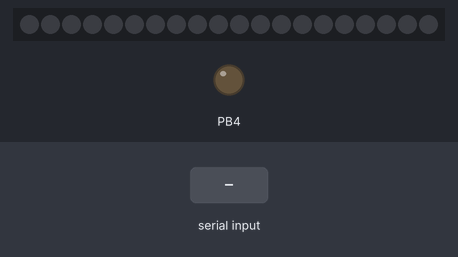
This program was run on a simulated ATmega644, built with avr-gcc and emulated at 16 MHz. Shown: 20 RGB LEDs in strip order, left to right, output pins drawn as LEDs (lit = HIGH). Wiring (inferred from the names in the program): WS2812 LEDs: data PD4. The test bench sets the inputs (shaded band). Dim RGB values are drawn brighter than linear; random numbers use the default seed unless the program sets one; pins used as bus, display or sensor lines are not drawn; what the program prints to the serial monitor is not drawn.

Above: at 1.2 s.
1.3 s: "1\n" received over Serial
At 5.6 s:
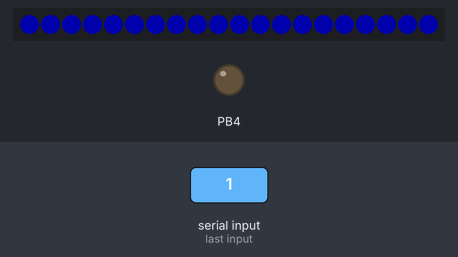
At 7.1 s:
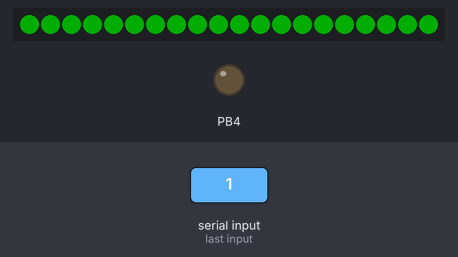
7.3 s: byte 13 ('\r') received over Serial
At 8.7 s:
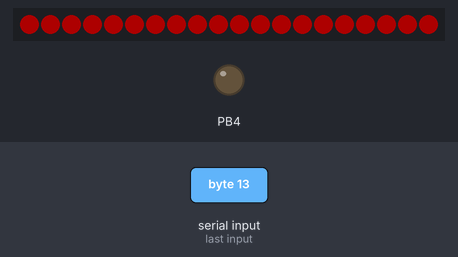
Timing chart, 0 to 10.3 s (numbered marks = the images above; inputs shaded):
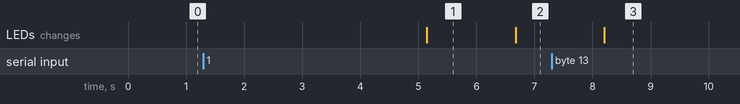

The program:

main.cpp
```cpp
/*
 * ws2812b_controller.cpp
 *
 * Created: 1/14/2017 5:07:35 PM
 * Author : tjozsa
 */

#include <global_include.h>

int currentProgram = 3;
int repeat = 20;

void blueToothStuff(){

	// Flag is set when UART interface receives \n or \r or \0
	if (data_received){
		if (strstr(bluetooth_buffer,"1") != 0){
			currentProgram = 1;
		} else if (strstr(bluetooth_buffer,"2") != 0){
			currentProgram = 2;
		} else if (strstr(bluetooth_buffer,"3") != 0){
			currentProgram = 3;
		} else if (strstr(bluetooth_buffer,"4") != 0){
			currentProgram = 4;
		} else {
			currentProgram = 0;
		}

		// Clear data buffere
		clear();
	}
}

int main(void)
{

	setup();

	// Set bluetooth's device name
	// Further AT Commands at: https://www.olimex.com/Products/Components/RF/BLUETOOTH-SERIAL-HC-06/resources/hc06.pdf page 15
	USART0_SendString("AT+NAMEKutyacsecs\r\n");

	setMaxLedCount(20);
	// Max brightness = 1, lumen lowers when the value increases
	setBrightness(5);
	setSpeed(0);

	// Clear led strip
	Solid_Strip(black);

	while (1){

		blueToothStuff();

		switch (currentProgram){
			case 1:
				Fade_Strip(black, orange, 0);
				Fade_Strip(orange, blue, 0);
				Fade_Strip(blue, red, 0);
				Fade_Strip(red, green, 0);
				Fade_Strip(green, purple, 0);
				break;
			case 2:
				rainbowCycleRight(1, 5);
				break;
			case 3:
				rainbowCycleLeft(1, 5);
				break;
			case 4:
				Fill_Any_PosL(blue, yellow, yellow, MAX_LED_COUNT - 1, 0);
				delay_ms(100);
				Fill_Any_PosL(lime, orange, pink, MAX_LED_COUNT - 1, 0);
				delay_ms(100);
				Fill_Any_PosL(magenta, blue, yellow, MAX_LED_COUNT - 1, 0);
				delay_ms(100);
				Fill_Any_PosL(grey, purple, grey, MAX_LED_COUNT - 1, 0);
				delay_ms(100);
				Fill_Any_PosL(gold, cyan, crimson, MAX_LED_COUNT - 1, 0);
				delay_ms(100);
				Fill_Any_PosL(red, green, red, MAX_LED_COUNT - 1, 0);
				break;
			case 0:
				Chase_3Color_Right(green, green, green, repeat);
				Chase_3Color_Left(red, red, red, repeat);
				Chase_3Color_Right(cyan, cyan, cyan, repeat);
				Chase_3Color_Left(blue, blue, blue, repeat);
				Chase_3Color_Right(magenta, magenta, magenta, repeat);
				Chase_3Color_Left(gold, gold, gold, repeat);
				Chase_3Color_Right(purple, purple, purple, repeat);
				Chase_3Color_Left(lime, lime, lime, repeat);
				Chase_3Color_Right(yellow, yellow, yellow, repeat);
				Chase_3Color_Left(skyblue, skyblue, skyblue, repeat);
				break;
		}
		//doTheBoogie();
	}
}
```

colors.h
```cpp
/*
 * colors.h
 *
 * Created: 1/14/2017 10:05:13 PM
 *  Author: tjozsa
 */


#ifndef COLORS_H_
#define COLORS_H_


#define        red            0,255,0
#define        green          255,0,0
#define        blue           0,0,255

#define        black          0,0,0
#define        grey           40,40,40
#define        white          255,255,255

#define        yellow         255,255,0
#define        cyan           255,0,255
#define        magenta        0,255,255
#define        gold           160,255,0
#define        orange         20,255,0

#define        olive          220,100,47
#define        turq           245,40,100
#define        lime           254,64,20
#define        skyblue        206,135,255
#define        purple         0,75,130
#define        pink           30,255,12
#define        crimson        3,220,3


#endif /* COLORS_H_ */
```

magic.h
```cpp
/*
 * magic.h
 *
 * Created: 1/14/2017 9:29:50 PM
 *  Author: tjozsa
 */


#ifndef MAGIC_H_
#define MAGIC_H_

extern char MAX_LED_COUNT;

void setSpeed(const int sp);
void setMaxLedCount(const int size);
void setBrightness(const int brightness);
void Clear_Strip();
unsigned long Strip_Color(char g, char r, char b);
void Set_Color(unsigned long rred, unsigned int ggreen, char bblue, char position);
unsigned long Wheel(char WheelPos);
void RandomColor(int loops, int frame_speed);
void ChaseRandom(int loops);
void Fade_Strip(char rrednext, char ggreennext, char bbluenext, char rredlast, char ggreenlast, char bbluelast, int pos);
void Solid_Strip(char r1, char g1, char b1);
void InsertColor(char r1, char g1, char b1);
void FillLeft(char r1, char g1, char b1);
void FillRight(char r1, char g1, char b1);
void Fill_Any_PosR(char r1, char g1, char b1, char r2, char g2, char b2, char r3, char g3, char b3, char start, char end);
void Fill_Any_PosL(char r1, char g1, char b1, char r2, char g2, char b2, char r3, char g3, char b3, char start, char end);
void Chase_3Color_Left(char r1, char g1, char b1, char r2, char g2, char b2, char r3, char g3, char b3, int repeat);
void Chase_3Color_Right(char r1, char g1, char b1, char r2, char g2, char b2, char r3, char g3, char b3, int repeat);
void MovLeft_Chase_and_Clear(char position);
void MovRight_Chase_and_Clear(char position);
void Fill_Dot (char r1, char g1, char b1, char pos);
void Fill_Dot_PosR (char r1, char g1, char b1, char start, char end);
void Fill_Dot_PosL(char r1, char g1, char b1, char start, char end);
void rainbowCycleLeft(unsigned char cycles, int frame_speed);
void rainbowCycleRight(unsigned char cycles, int frame_speed);
void CometLeft(unsigned char rred, unsigned char ggreen, unsigned char bblue);
void CometRight(unsigned char rred, unsigned char ggreen, unsigned char bblue);
void doTheBoogie();


#endif /* MAGIC_H_ */
```

global_include.h
```cpp
/*
 * global_include.h
 *
 * Created: 1/14/2017 8:50:37 PM
 *  Author: tjozsa
 */


#ifndef GLOBAL_INCLUDE_H_
#define GLOBAL_INCLUDE_H_

#ifndef F_CPU
#define F_CPU 16000000UL
#endif

#include <avr/io.h>
#include <util/delay.h>
#include <avr/interrupt.h>
#include <avr/eeprom.h>
#include <string.h>
#include <stdlib.h>
#include <ws2812_config.h>
#include <light_ws2812.h>
#include <hw_utils.h>
#include <magic.h>
#include <colors.h>


#endif /* GLOBAL_INCLUDE_H_ */
```

hw_utils.cpp
```cpp
/*
 * hw_utils.cpp
 *
 * Created: 1/14/2017 8:47:00 PM
 *  Author: tjozsa
 */
#include <hw_utils.h>
#include <global_include.h>

char bluetooth_buffer[100];
int bluetooth_buffer_index = 0;
char data_received = 0;

const int USART_BAUDRATE = 9600;
const int BAUD_PRESCALE = (((F_CPU / (USART_BAUDRATE * 16UL))) - 1);

const int INPUT = 0;
const int OUTPUT = 1;

void clear(){
	data_received = 0;
	memset(bluetooth_buffer,0,sizeof(bluetooth_buffer));
	bluetooth_buffer_index = 0;
}

ISR(USART0_RX_vect){
	char value = UDR0;             //read UART register into value
	if (bluetooth_buffer_index >= sizeof(bluetooth_buffer)-3){
		// To stop buffer from overfloating
		bluetooth_buffer_index = 0;
	}
	bluetooth_buffer[bluetooth_buffer_index++] = value;
	if (value == '\r' || value == '\n' || value == '\0'){
		data_received = 1;
		bluetooth_buffer[bluetooth_buffer_index] = '\0';

	}
}

void USART_Init(void){
	UBRR0L = BAUD_PRESCALE;
	UBRR0H = (BAUD_PRESCALE >> 8);
	UCSR0B = ((1<<TXEN0)|(1<<RXEN0) | (1<<RXCIE0));

	sei(); // enable global interrup flag
}
void USART0_SendByte(const char c){
	while((UCSR0A &(1<<UDRE0)) == 0);
	UDR0 = c;
}
void USART0_SendString(const char s[]){
	int i=0;

	while (s[i] != 0x00)
	{
		USART0_SendByte(s[i]);
		i++;
	}
}

char USART0_ReceiveByte(){
	while((UCSR0A &(1<<RXC0)) == 0);
	return UDR0;
}

void setup(){
	DDRB|=_BV(ws2812_pin);
	USART_Init();
	_delay_ms(500);
}

void delay_ms(int ms){
	while (0 < ms)
	{
		_delay_ms(1);
		--ms;
	}
}

void delay_us(int us){
	while (0 < us)
	{
		_delay_us(1);
		--us;
	}
}
```

hw_utils.h
```cpp
/*
 * hw_utils.h
 *
 * Created: 1/14/2017 8:46:50 PM
 *  Author: tjozsa
 */


#ifndef HW_UTILS_H_
#define HW_UTILS_H_

extern char bluetooth_buffer[100];
extern int bluetooth_buffer_index;
extern char data_received;

void clear();
void USART0_SendString(const char s[]);
void USART0_SendByte(const char c);
void USART_Init(void);
void delay_us(int us);
void delay_ms(int ms);

void setup();

#endif /* HW_UTILS_H_ */
```

light_ws2812.cpp
```cpp
// (licence header left out)
#include <light_ws2812.h>
#include <global_include.h>


// Setleds for standard RGB
void inline ws2812_setleds(struct cRGB *ledarray, uint16_t leds)
{
   ws2812_setleds_pin(ledarray,leds, _BV(ws2812_pin));
}

void inline ws2812_setleds_pin(struct cRGB *ledarray, uint16_t leds, uint8_t pinmask)
{
  ws2812_sendarray_mask((uint8_t*)ledarray,leds+leds+leds,pinmask);
  _delay_us(ws2812_resettime);
}

// Setleds for SK6812RGBW
void inline ws2812_setleds_rgbw(struct cRGBW *ledarray, uint16_t leds)
{
  ws2812_sendarray_mask((uint8_t*)ledarray,leds<<2,_BV(ws2812_pin));
  _delay_us(ws2812_resettime);
}

void ws2812_sendarray(uint8_t *data,uint16_t datlen)
{
  ws2812_sendarray_mask(data,datlen,_BV(ws2812_pin));
}

/*
  This routine writes an array of bytes with RGB values to the Dataout pin
  using the fast 800kHz clockless WS2811/2812 protocol.
*/

// Timing in ns
#define w_zeropulse   350
#define w_onepulse    900
#define w_totalperiod 1250

// Fixed cycles used by the inner loop
#define w_fixedlow    2
#define w_fixedhigh   4
#define w_fixedtotal  8

// Insert NOPs to match the timing, if possible
#define w_zerocycles    (((F_CPU/1000)*w_zeropulse          )/1000000)
#define w_onecycles     (((F_CPU/1000)*w_onepulse    +500000)/1000000)
#define w_totalcycles   (((F_CPU/1000)*w_totalperiod +500000)/1000000)

// w1 - nops between rising edge and falling edge - low
#define w1 (w_zerocycles-w_fixedlow)
// w2   nops between fe low and fe high
#define w2 (w_onecycles-w_fixedhigh-w1)
// w3   nops to complete loop
#define w3 (w_totalcycles-w_fixedtotal-w1-w2)

#if w1>0
  #define w1_nops w1
#else
  #define w1_nops  0
#endif

// The only critical timing parameter is the minimum pulse length of the "0"
// Warn or throw error if this timing can not be met with current F_CPU settings.
#define w_lowtime ((w1_nops+w_fixedlow)*1000000)/(F_CPU/1000)
#if w_lowtime>550
   #error "Light_ws2812: Sorry, the clock speed is too low. Did you set F_CPU correctly?"
#elif w_lowtime>450
   #warning "Light_ws2812: The timing is critical and may only work on WS2812B, not on WS2812(S)."
   #warning "Please consider a higher clockspeed, if possible"
#endif

#if w2>0
#define w2_nops w2
#else
#define w2_nops  0
#endif

#if w3>0
#define w3_nops w3
#else
#define w3_nops  0
#endif

#define w_nop1  "nop      \n\t"
#define w_nop2  "rjmp .+0 \n\t"
#define w_nop4  w_nop2 w_nop2
#define w_nop8  w_nop4 w_nop4
#define w_nop16 w_nop8 w_nop8

void inline ws2812_sendarray_mask(uint8_t *data,uint16_t datlen,uint8_t maskhi)
{
  uint8_t curbyte,ctr,masklo;
  uint8_t sreg_prev;

  ws2812_DDRREG |= maskhi; // Enable output

  masklo	=~maskhi&ws2812_PORTREG;
  maskhi |=        ws2812_PORTREG;

  sreg_prev=SREG;
  cli();

  while (datlen--) {
    curbyte=*data++;

    asm volatile(
    "       ldi   %0,8  \n\t"
    "loop%=:            \n\t"
    "       out   %2,%3 \n\t"    //  '1' [01] '0' [01] - re
#if (w1_nops&1)
w_nop1
#endif
#if (w1_nops&2)
w_nop2
#endif
#if (w1_nops&4)
w_nop4
#endif
#if (w1_nops&8)
w_nop8
#endif
#if (w1_nops&16)
w_nop16
#endif
    "       sbrs  %1,7  \n\t"    //  '1' [03] '0' [02]
    "       out   %2,%4 \n\t"    //  '1' [--] '0' [03] - fe-low
    "       lsl   %1    \n\t"    //  '1' [04] '0' [04]
#if (w2_nops&1)
  w_nop1
#endif
#if (w2_nops&2)
  w_nop2
#endif
#if (w2_nops&4)
  w_nop4
#endif
#if (w2_nops&8)
  w_nop8
#endif
#if (w2_nops&16)
  w_nop16
#endif
    "       out   %2,%4 \n\t"    //  '1' [+1] '0' [+1] - fe-high
#if (w3_nops&1)
w_nop1
#endif
#if (w3_nops&2)
w_nop2
#endif
#if (w3_nops&4)
w_nop4
#endif
#if (w3_nops&8)
w_nop8
#endif
#if (w3_nops&16)
w_nop16
#endif

    "       dec   %0    \n\t"    //  '1' [+2] '0' [+2]
    "       brne  loop%=\n\t"    //  '1' [+3] '0' [+4]
    :	"=&d" (ctr)
    :	"r" (curbyte), "I" (_SFR_IO_ADDR(ws2812_PORTREG)), "r" (maskhi), "r" (masklo)
    );
  }

  SREG=sreg_prev;
}
```

light_ws2812.h
```cpp
// (licence header left out)
#ifndef LIGHT_WS2812_H_
#define LIGHT_WS2812_H_

#include <avr/io.h>
#include <avr/interrupt.h>
#include "ws2812_config.h"

/*
 *  Structure of the LED array
 *
 * cRGB:     RGB  for WS2812S/B/C/D, SK6812, SK6812Mini, SK6812WWA, APA104, APA106
 * cRGBW:    RGBW for SK6812RGBW
 */

struct cRGB  { uint8_t g; uint8_t r; uint8_t b; };
struct cRGBW { uint8_t g; uint8_t r; uint8_t b; uint8_t w;};


/* User Interface
 *
 * Input:
 *         ledarray:           An array of GRB data describing the LED colors
 *         number_of_leds:     The number of LEDs to write
 *         pinmask (optional): Bitmask describing the output bin. e.g. _BV(PB0)
 *
 * The functions will perform the following actions:
 *         - Set the data-out pin as output
 *         - Send out the LED data
 *         - Wait 50µs to reset the LEDs
 */

void ws2812_setleds     (struct cRGB  *ledarray, uint16_t number_of_leds);
void ws2812_setleds_pin (struct cRGB  *ledarray, uint16_t number_of_leds,uint8_t pinmask);
void ws2812_setleds_rgbw(struct cRGBW *ledarray, uint16_t number_of_leds);

/*
 * Old interface / Internal functions
 *
 * The functions take a byte-array and send to the data output as WS2812 bitstream.
 * The length is the number of bytes to send - three per LED.
 */

void ws2812_sendarray     (uint8_t *array,uint16_t length);
void ws2812_sendarray_mask(uint8_t *array,uint16_t length, uint8_t pinmask);


/*
 * Internal defines
 */
#define CONCAT(a, b)            a ## b
#define CONCAT_EXP(a, b)   CONCAT(a, b)

#define ws2812_PORTREG  CONCAT_EXP(PORT,ws2812_port)
#define ws2812_DDRREG   CONCAT_EXP(DDR,ws2812_port)

#endif /* LIGHT_WS2812_H_ */
```

ws2812_config.h
```cpp
/*
 * light_ws2812_config.h
 *
 * v2.4 - Nov 27, 2016
 *
 * User Configuration file for the light_ws2812_lib
 *
 */


#ifndef WS2812_CONFIG_H_
#define WS2812_CONFIG_H_

///////////////////////////////////////////////////////////////////////
// Define Reset time in µs.
//
// This is the time the library spends waiting after writing the data.
//
// WS2813 needs 300 µs reset time
// WS2812 and clones only need 50 µs
//
///////////////////////////////////////////////////////////////////////

#define ws2812_resettime  300

///////////////////////////////////////////////////////////////////////
// Define I/O pin
///////////////////////////////////////////////////////////////////////


#define ws2812_port D     // Data port
#define ws2812_pin  4     // Data out pin

#endif /* WS2812_CONFIG_H_ */
```

Source omitted: magic.cpp (22027 bytes)

Measured:
- what the display in image 1 shows lasts 1.6 s, from 5.1 s to 6.7 s
